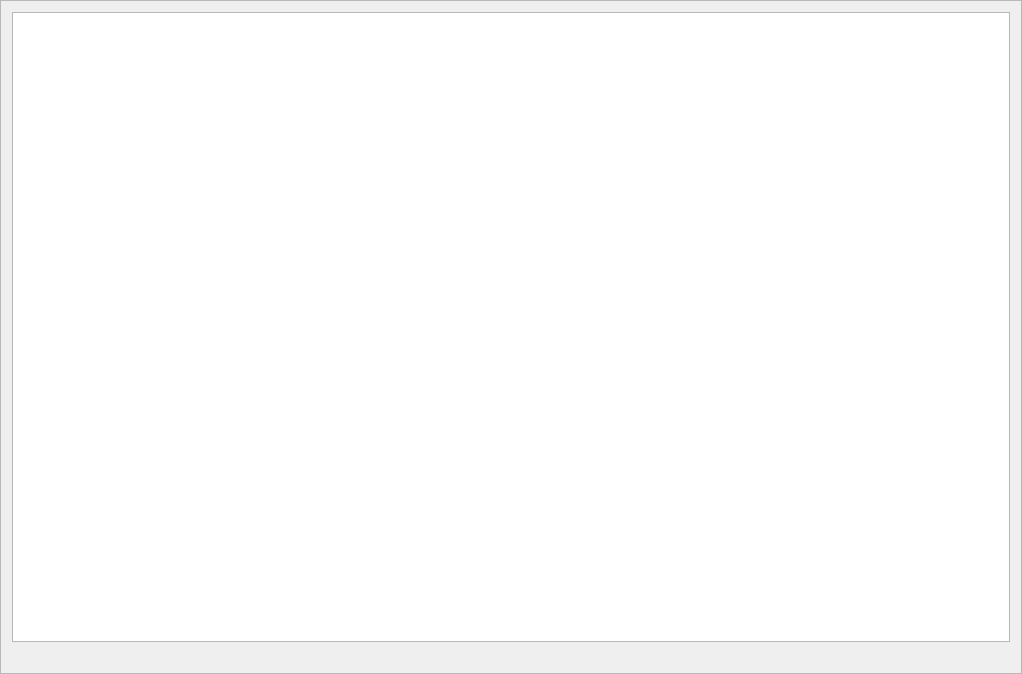
<?xml version="1.0" encoding="UTF-8"?>
<ui version="4.0">
 <class>Frame_4</class>
 <widget class="QFrame" name="Frame_4">
  <property name="geometry">
   <rect>
    <x>0</x>
    <y>0</y>
    <width>1022</width>
    <height>674</height>
   </rect>
  </property>
  <property name="minimumSize">
   <size>
    <width>1022</width>
    <height>674</height>
   </size>
  </property>
  <property name="windowTitle">
   <string>带钢iu曲线</string>
  </property>
  <property name="frameShape">
   <enum>QFrame::StyledPanel</enum>
  </property>
  <property name="frameShadow">
   <enum>QFrame::Raised</enum>
  </property>
  <layout class="QGridLayout" name="gridLayout">
   <item row="1" column="0">
    <layout class="QVBoxLayout" name="verticalLayout">
     <item>
      <layout class="QHBoxLayout" name="horizontalLayout"/>
     </item>
     <item>
      <layout class="QHBoxLayout" name="horizontalLayout_3">
       <item>
        <spacer name="horizontalSpacer">
         <property name="orientation">
          <enum>Qt::Horizontal</enum>
         </property>
         <property name="sizeHint" stdset="0">
          <size>
           <width>40</width>
           <height>20</height>
          </size>
         </property>
        </spacer>
       </item>
       <item>
        <layout class="QHBoxLayout" name="horizontalLayout_2"/>
       </item>
       <item>
        <spacer name="horizontalSpacer_2">
         <property name="orientation">
          <enum>Qt::Horizontal</enum>
         </property>
         <property name="sizeHint" stdset="0">
          <size>
           <width>40</width>
           <height>20</height>
          </size>
         </property>
        </spacer>
       </item>
      </layout>
     </item>
    </layout>
   </item>
   <item row="0" column="0">
    <widget class="QTextEdit" name="textEdit_2"/>
   </item>
  </layout>
 </widget>
 <resources/>
 <connections/>
</ui>
